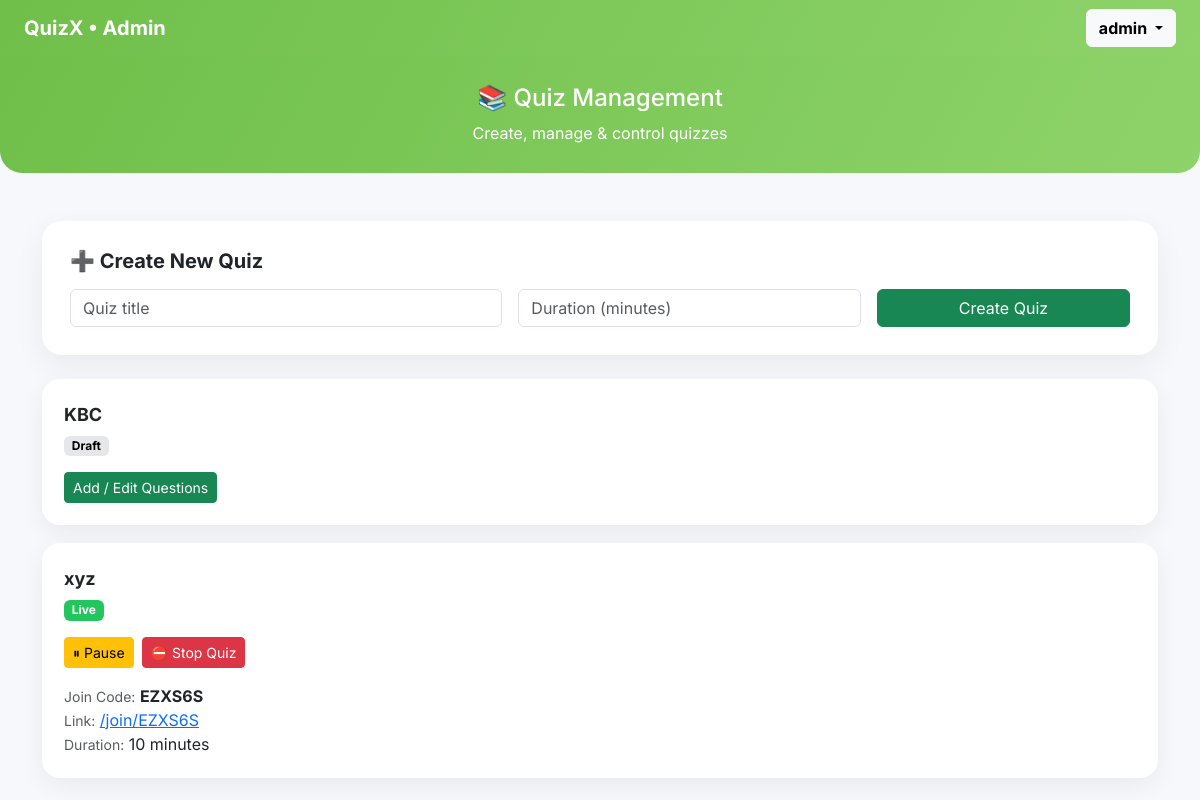
Page /admin/quizzes (signed in) on the committed database.
### app.py (models this page shows)
class Quiz(db.Model):
    id = db.Column(db.Integer, primary_key=True)
    title = db.Column(db.String(100), nullable=False)
    duration = db.Column(db.Integer)  # minutes
    start_time = db.Column(db.DateTime)
    is_locked = db.Column(db.Boolean, default=False)
    is_published = db.Column(db.Boolean, default=False)
    is_active = db.Column(db.Boolean, default=False)
    join_code = db.Column(db.String(10), unique=True)
    is_paused = db.Column(db.Boolean, default=False)
    paused_at = db.Column(db.DateTime)
    paused_seconds = db.Column(db.Integer, default=0)

### app.py (the view, shortened to what this page needs)
@app.route("/admin/quizzes", methods=["GET", "POST"])
def admin_quizzes():
    quizzes = Quiz.query.all()
    return render_template("admin_quiz.html", quizzes=quizzes)

### templates/admin_quiz.html (shortened to what this page needs)
<!DOCTYPE html>
<html lang="en">
<head>
    <link href="https://cdn.jsdelivr.net/npm/bootstrap@5.3.0/dist/css/bootstrap.min.css" rel="stylesheet">
    <link rel="stylesheet" href="{{ url_for('static', filename='css/admin_quiz.css') }}">
</head>
<body>
<nav class="navbar navbar-dark px-4" style="background:linear-gradient(120deg,#6fbf4a,#8ed36a);">
    <span class="navbar-brand fw-bold">QuizX • Admin</span>
    <div class="dropdown">
        <button class="btn btn-light dropdown-toggle fw-bold" data-bs-toggle="dropdown">
            {{ session.username }}
        </button>
    </div>
</nav>
<div class="header text-center">
    <h4>📚 Quiz Management</h4>
    <p class="mb-0">Create, manage & control quizzes</p>
</div>
<div class="container mt-5">
<div class="create-card mb-4">
    <h5 class="fw-bold mb-3">➕ Create New Quiz</h5>
    <form method="POST" class="row g-3">
        <div class="col-md-5">
            <input name="title" class="form-control" placeholder="Quiz title" required>
        </div>
        <div class="col-md-4">
            <input name="duration" type="number" min="1" class="form-control" placeholder="Duration (minutes)" required>
        </div>
        <div class="col-md-3 d-grid">
            <button class="btn btn-success">Create Quiz</button>
        </div>
    </form>
</div>
{% if quizzes %}
{% for q in quizzes %}
<div class="quiz-card">
    <div class="quiz-title">{{ q.title }}</div>
    {% if q.is_active and q.is_paused %}
        <span class="badge badge-paused mt-2">Paused</span>
    {% elif q.is_active %}
        <span class="badge badge-live mt-2">Live</span>
    {% elif q.is_published %}
        <span class="badge badge-ended mt-2">Ended</span>
    {% elif q.is_locked %}
        <span class="badge badge-locked mt-2">Locked</span>
    {% else %}
        <span class="badge badge-draft mt-2">Draft</span>
    {% endif %}
    <div class="mt-3 d-flex gap-2 flex-wrap">
        {% if not q.is_locked and not q.is_active %}
            <a href="/admin/add-question/{{ q.id }}" class="btn btn-success btn-sm">Add / Edit Questions</a>
        {% endif %}
        {% if q.is_active and not q.is_paused %}
            <a href="/admin/pause-quiz/{{ q.id }}" class="btn btn-warning btn-sm">⏸ Pause</a>
        {% endif %}
        {% if q.is_active %}
            <a href="/admin/stop-quiz/{{ q.id }}" onclick="return confirm('Stop this live quiz?')" class="btn btn-danger btn-sm">⛔ Stop Quiz</a>
        {% endif %}
    </div>
    {% if q.is_active %}
    <div class="mt-3">
        <small class="text-muted">Join Code:</small> <b>{{ q.join_code }}</b><br>
        <small class="text-muted">Link:</small>
        <a href="/join/{{ q.join_code }}" target="_blank">/join/{{ q.join_code }}</a><br>
        <small class="text-muted">Duration:</small> {{ q.duration }} minutes
    </div>
    {% endif %}
</div>
{% endfor %}
{% else %}
<div class="text-center text-muted mt-5">
    <h5>No quizzes created yet</h5>
    <p>Create your first quiz using the form above 👆</p>
</div>
{% endif %}
</div>
</body>
</html>

### static/css/admin_quiz.css (style rules this page uses)
body { background:#f6f8fb; font-family:'Inter',sans-serif; }
.header { background:linear-gradient(120deg,#6fbf4a,#8ed36a); color:white; padding:28px; border-radius:0 0 22px 22px; }
.create-card { background:white; border-radius:20px; padding:28px; box-shadow:0 10px 30px rgba(0,0,0,0.06); }
.quiz-card { background:white; border-radius:18px; padding:22px; box-shadow:0 8px 25px rgba(0,0,0,0.06); margin-bottom:18px; }
.quiz-title { font-weight:700; font-size:18px; }
.badge-live { background:#22c55e; }
.badge-draft { background:#e5e7eb;color:#000; }

### rows in the picture
Quiz: title "KBC", is_active "Draft"
Quiz: title "xyz", is_active "Live", join_code "EZXS6S", duration "10"

### other values in the picture
{{ session.username }} "admin"
